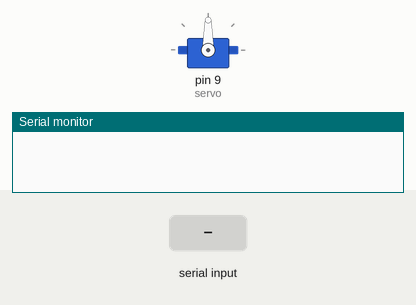
Recording of a sketch running on a simulated Arduino Uno, built with avr-gcc and run on an emulated ATmega328P. Shown: servo, the last lines printed to the serial monitor. The inputs (shaded band) are chosen by the test bench.

Above: at 1.2 s.
1.3 s: "#" received over Serial
At 2.0 s:
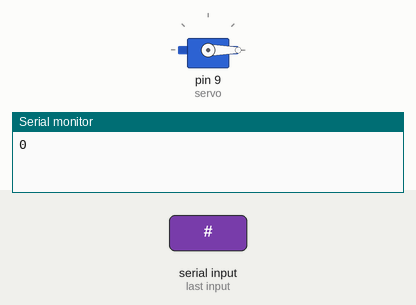
Timing chart, 0 to 4.3 s (numbered marks = the images above; inputs shaded):
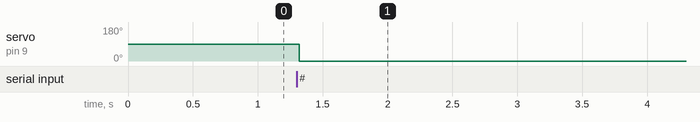

Measured:
- after the input at 1.3 s, servo on pin 9 (servo): 90° → 0° at once

The sketch:

Rx_paket_1.ino
```cpp
/*---------------------------------------------------------------------------------------------------
ソフトウェア実習のためのarduino受信制御のソース


送られてくるデータがをパケットとして受信

一応スタートビットとエンドビットは取り付ける

入ってくる数値は0～615くらいの数値である

サーボモーターを動かすソースである
raspberry pi で認識された赤色を追従しサーボで追いかける

更新日時　2016/01/18
-------------------------------------------------------------------------------------------------------
*/
#include <stdlib.h>
#include <Servo.h>

#define PWM 50

Servo servo;

void setup(){
	Serial.begin(9600);		//シリアルセットアップ

	servo.attach(9);
	servo.write(90);
}


/*-----------------------------------------------------------------------------------------------
メインループ開始
-----------------------------------------------------------------------------------------------*/
void loop()
{
	servo.attach(9);


	//static = ループ内で変数を維持
//	long time;
	static uint32_t time;
	static uint32_t time2;
	static byte i = 0;				//配列用のカウント
	static byte serial_paket[12];	//パケットの収納場所
	char b;							//バイトの一時保存
	int flag = 	0;					//ただのフラグ
	int sum = 	0;					//チェックサムの計算
	int flag2 = 0;
	int inum = 	0;					//ptrの結果収納
	char on_packet[2];				//パケットからチェックサムのデータの取り出し(一時的)

	int byte_sum = 0;
	static int pwm = 0;

//	time = millis();


	if(Serial.available()){

		b = Serial.read();				//b に一時保存
	//	Serial.write(b);
		if(b == ':')					//スタートビットを読み出し
		{
			i = 0;						//配列用の変数


		}

		serial_paket[i] = b;			//データを一列読み出す

		if(serial_paket[i] == '#' )		//すべてのデータ読み出し
		{
			flag = 1;					//パケット読み出し完了フラグ

		}

		i++;							//パケット読み出し用カウント

	}


	if(flag == 1)
	{
		for(int a=0; a<i; a++){		//一行分のデータをプリント（デバッグ用）
	//		Serial.write(serial_paket[a]);

		}

		on_packet[0] = serial_paket[1];	//チェックサムのデータの取り出し
		on_packet[1] = serial_paket[2];
		on_packet[2] = serial_paket[3];
		inum = atoi(on_packet);			//文字をつなげる


		inum = inum / 4;


		Serial.println(inum);				//文字列の取り出し


		flag = 0;
		i = 0;
		flag2 = 1;
	}

/*-----------------------------------------------------------------------------------------------
ここからモーターへの指示
-----------------------------------------------------------------------------------------------*/


	if(flag2 == 1)
	{
		servo.write(inum);

	}


}
```
